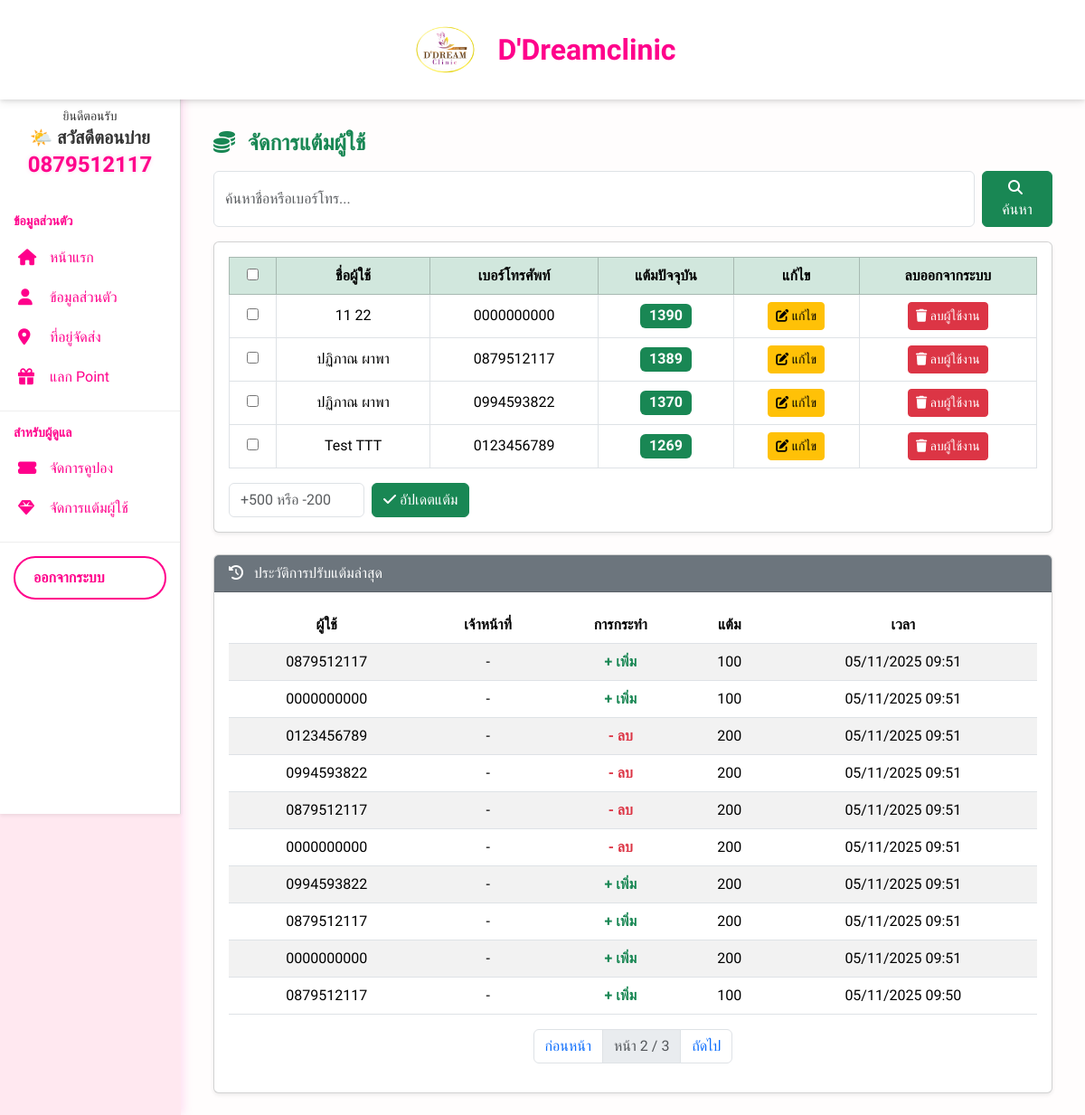
Before: /account/adminpanel/points/?history_page=2 (signed in) with the older database file.
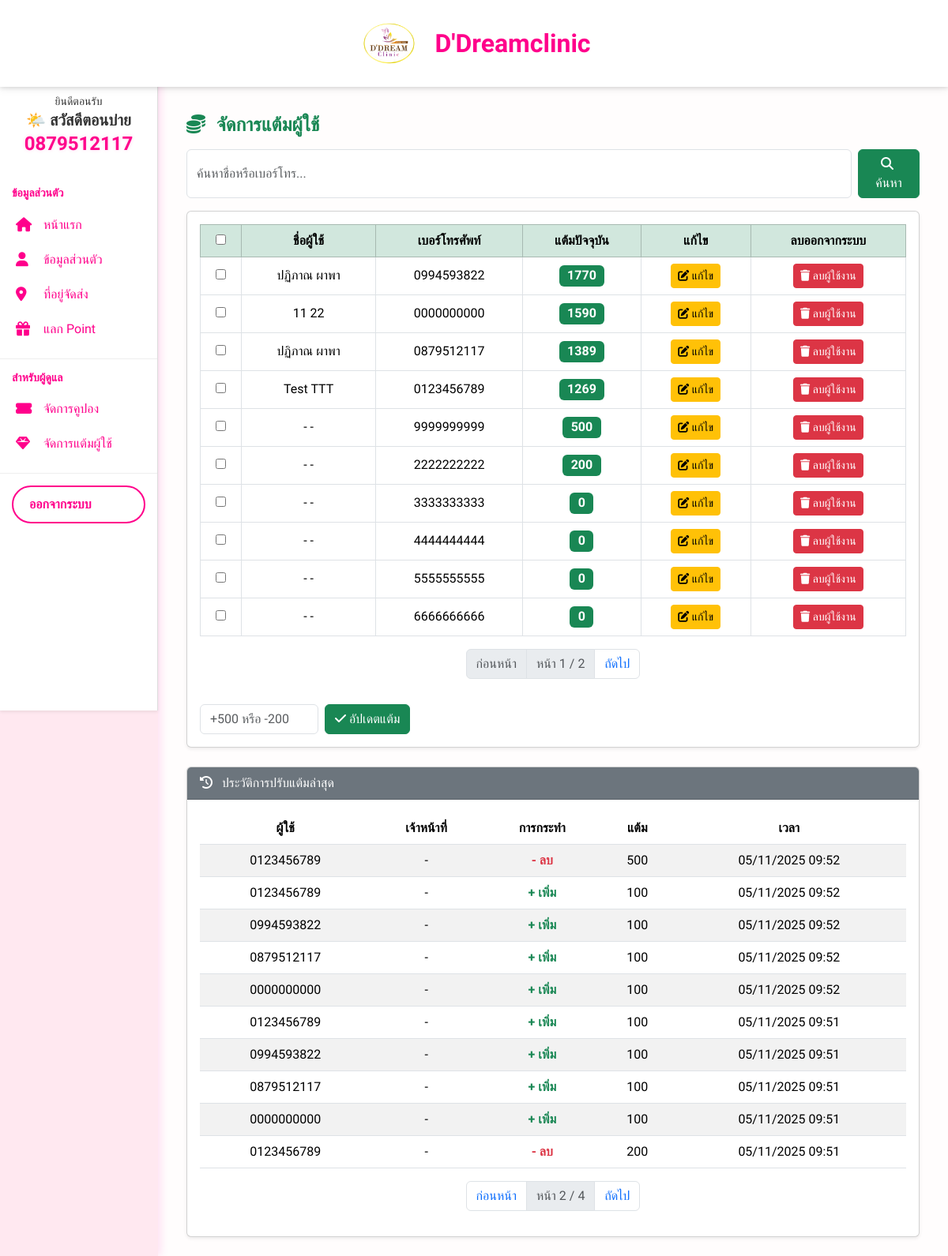
After: the same page with the newer database file.
### account/models.py (models this page shows, shortened)
class Profile(models.Model):
    TITLE_CHOICES = [
        ('นาย', 'นาย'),
        ('นาง', 'นาง'),
        ('นางสาว', 'นางสาว'),
        ('อื่นๆ', 'อื่นๆ'),
    ]
    GENDER_CHOICES = [
        ('ชาย', 'ชาย'),
        ('หญิง', 'หญิง'),
        ('อื่นๆ', 'อื่นๆ'),
    ]
    user = models.OneToOneField(User, on_delete=models.CASCADE)
    title = models.CharField(max_length=20, choices=TITLE_CHOICES, blank=True)
    gender = models.CharField(max_length=10, choices=GENDER_CHOICES, blank=True)
    phone = models.IntegerField(blank=True, null=True)
    points = models.PositiveIntegerField(default=0)
    house_no = models.CharField(max_length=50, blank=True)
    moo = models.CharField(max_length=10, blank=True)
    street = models.CharField(max_length=100, blank=True)
    subdistrict = models.CharField(max_length=100, blank=True)  # แขวง/ตำบล
    district = models.CharField(max_length=100, blank=True)     # เขต/อำเภอ
    province = models.CharField(max_length=100, blank=True)
    postal_code = models.CharField(max_length=10, blank=True)

class User(AbstractUser):
    phone = models.CharField(max_length=10, unique=True)
    username = models.CharField(max_length=150, blank=True, null=True)
    USERNAME_FIELD = 'phone'
    REQUIRED_FIELDS = []

class PointTransaction(models.Model):
    ACTION_CHOICES = [
        ('add', 'เพิ่มแต้ม'),
        ('subtract', 'ลบแต้ม'),
    ]
    staff = models.ForeignKey(settings.AUTH_USER_MODEL, on_delete=models.SET_NULL, null=True, related_name='transactions_made')
    user = models.ForeignKey(settings.AUTH_USER_MODEL, on_delete=models.CASCADE, related_name='transactions_received')
    action = models.CharField(max_length=10, choices=ACTION_CHOICES)
    points = models.IntegerField()
    created_at = models.DateTimeField(auto_now_add=True)

### account/views.py (the view, shortened to what this page needs)
# urls.py: path('adminpanel/points/', views.staff_manage_points, name='adminpanel_manage_points'),
@staff_member_required
def staff_manage_points(request):
    query = request.GET.get("q", "")
    profiles = Profile.objects.select_related("user").order_by("-points")
    if query:
        profiles = profiles.filter(
            Q(user__first_name__icontains=query)
            | Q(user__last_name__icontains=query)
            | Q(user__phone__icontains=query)
        )
    user_paginator = Paginator(profiles, 10)
    user_page_number = request.GET.get("user_page")
    profiles_page = user_paginator.get_page(user_page_number)
    history_qs = PointTransaction.objects.select_related("staff", "user").order_by("-created_at")
    history_paginator = Paginator(history_qs, 10)
    history_page_number = request.GET.get("history_page")
    history_page = history_paginator.get_page(history_page_number)
    context = {
        "profiles": profiles_page,
        "query": query,
        "history": history_page,
    }
    return render(request, "staff/staff_manage_points.html", context)

### templates/staff/staff_manage_points.html (shortened to what the changed rows need)
{% extends 'base/base.html' %}
{% block content %}
<div class="container">
  <form method="post">
    <div class="card shadow-sm mb-4">
      <div class="card-body">
        <table class="table table-hover table-bordered align-middle text-center">
          <thead class="table-success">
            <tr>
              <th><input type="checkbox" id="select-all"></th>
              <th>ชื่อผู้ใช้</th>
              <th>เบอร์โทรศัพท์</th>
              <th>แต้มปัจจุบัน</th>
              <th>แก้ไข</th>
              <th>ลบออกจากระบบ</th>
            </tr>
          </thead>
          <tbody>
            {% for p in profiles %}
            <tr>
              <td><input type="checkbox" name="selected_users" value="{{ p.user.id }}"></td>
              <td>{{ p.user.first_name|default:"-" }} {{ p.user.last_name|default:"-" }}</td>
              <td>{{ p.user.phone }}</td>
              <td><span class="badge bg-success fs-6">{{ p.points }}</span></td>
              <td>
                <a href="{% url 'account:edit_user' p.user.id %}" class="btn btn-warning btn-sm">
                  <i class="fa fa-edit"></i> แก้ไข
                </a>
              </td>
              <td>
                <a href="{% url 'account:delete_user' p.user.id %}" class="btn btn-danger btn-sm"
                  onclick="return confirm('แน่ใจว่าต้องการลบผู้ใช้นี้?');">
                  <i class="fa fa-trash"></i> ลบผู้ใช้งาน
                </a>
              </td>
            </tr>
            {% empty %}
            <tr><td colspan="6" class="text-muted">ยังไม่มีข้อมูลผู้ใช้</td></tr>
            {% endfor %}
          </tbody>
        </table>
        {% if profiles.has_other_pages %}
        <div class="d-flex justify-content-center mt-3">
          <nav>
            <ul class="pagination">
              {% if profiles.has_previous %}
              <li class="page-item">
                <a class="page-link" href="?user_page={{ profiles.previous_page_number }}{% if query %}&q={{ query }}{% endif %}">ก่อนหน้า</a>
              </li>
              {% else %}
              <li class="page-item disabled"><span class="page-link">ก่อนหน้า</span></li>
              {% endif %}
              <li class="page-item disabled">
                <span class="page-link">หน้า {{ profiles.number }} / {{ profiles.paginator.num_pages }}</span>
              </li>
              {% if profiles.has_next %}
              <li class="page-item">
                <a class="page-link" href="?user_page={{ profiles.next_page_number }}{% if query %}&q={{ query }}{% endif %}">ถัดไป</a>
              </li>
              {% else %}
              <li class="page-item disabled"><span class="page-link">ถัดไป</span></li>
              {% endif %}
            </ul>
          </nav>
        </div>
        {% endif %}
      </div>
    </div>
  </form>
  <div class="card shadow-sm">
    <div class="card-body">
      <table class="table table-striped text-center align-middle">
        <thead>
          <tr>
            <th>ผู้ใช้</th>
            <th>เจ้าหน้าที่</th>
            <th>การกระทำ</th>
            <th>แต้ม</th>
            <th>เวลา</th>
          </tr>
        </thead>
        <tbody>
          {% for h in history %}
          <tr>
            <td>{{ h.user.phone }}</td>
            <td>{{ h.staff.username|default:"-" }}</td>
            <td>
              {% if h.action == 'add' %}
              <span class="text-success fw-bold">+ เพิ่ม</span>
              {% else %}
              <span class="text-danger fw-bold">- ลบ</span>
              {% endif %}
            </td>
            <td>{{ h.points }}</td>
            <td>{{ h.created_at|date:"d/m/Y H:i" }}</td>
          </tr>
          {% empty %}
          <tr><td colspan="5" class="text-muted">ยังไม่มีประวัติการปรับแต้ม</td></tr>
          {% endfor %}
        </tbody>
      </table>
      {% if history.has_other_pages %}
      <div class="d-flex justify-content-center mt-3">
        <nav>
          <ul class="pagination">
            {% if history.has_previous %}
            <li class="page-item">
              <a class="page-link" href="?history_page={{ history.previous_page_number }}">ก่อนหน้า</a>
            </li>
            {% else %}
            <li class="page-item disabled"><span class="page-link">ก่อนหน้า</span></li>
            {% endif %}
            <li class="page-item disabled">
              <span class="page-link">หน้า {{ history.number }} / {{ history.paginator.num_pages }}</span>
            </li>
            {% if history.has_next %}
            <li class="page-item">
              <a class="page-link" href="?history_page={{ history.next_page_number }}">ถัดไป</a>
            </li>
            {% else %}
            <li class="page-item disabled"><span class="page-link">ถัดไป</span></li>
            {% endif %}
          </ul>
        </nav>
      </div>
      {% endif %}
    </div>
  </div>
</div>
{% endblock %}

Changed rows visible on the page:
no longer on this page (row unchanged): PointTransaction: user.phone "0994593822", staff.username "-", action "- ลบ", points "200", created_at "05/11/2025 09:51"
no longer on this page (row unchanged): PointTransaction: user.phone "0879512117", staff.username "-", action "- ลบ", points "200", created_at "05/11/2025 09:51"
no longer on this page (row unchanged): PointTransaction: user.phone "0000000000", staff.username "-", action "- ลบ", points "200", created_at "05/11/2025 09:51"
no longer on this page (row unchanged): PointTransaction: user.phone "0994593822", staff.username "-", action "+ เพิ่ม", points "200", created_at "05/11/2025 09:51"
no longer on this page (row unchanged): PointTransaction: user.phone "0879512117", staff.username "-", action "+ เพิ่ม", points "200", created_at "05/11/2025 09:51"
no longer on this page (row unchanged): PointTransaction: user.phone "0000000000", staff.username "-", action "+ เพิ่ม", points "200", created_at "05/11/2025 09:51"
no longer on this page (row unchanged): PointTransaction: user.phone "0879512117", staff.username "-", action "+ เพิ่ม", points "100", created_at "05/11/2025 09:50"
changed Profile (number 1 of 10 on the later page): points "1370" → "1770"; moves up the list
changed Profile (number 2 of 10 on the later page): points "1390" → "1590"
added Profile: user.first_name "-", user.last_name "-", user.phone "9999999999", points "500"
added Profile: user.first_name "-", user.last_name "-", user.phone "2222222222", points "200"
added Profile: user.first_name "-", user.last_name "-", user.phone "3333333333", points "0"
added Profile: user.first_name "-", user.last_name "-", user.phone "4444444444", points "0"
added Profile: user.first_name "-", user.last_name "-", user.phone "5555555555", points "0"
added Profile: user.first_name "-", user.last_name "-", user.phone "6666666666", points "0"
now on this page (row unchanged): PointTransaction: user.phone "0123456789", staff.username "-", action "- ลบ", points "500", created_at "05/11/2025 09:52"
now on this page (row unchanged): PointTransaction: user.phone "0123456789", staff.username "-", action "+ เพิ่ม", points "100", created_at "05/11/2025 09:52"
now on this page (row unchanged): PointTransaction: user.phone "0994593822", staff.username "-", action "+ เพิ่ม", points "100", created_at "05/11/2025 09:52"
now on this page (row unchanged): PointTransaction: user.phone "0879512117", staff.username "-", action "+ เพิ่ม", points "100", created_at "05/11/2025 09:52"
now on this page (row unchanged): PointTransaction: user.phone "0000000000", staff.username "-", action "+ เพิ่ม", points "100", created_at "05/11/2025 09:52"
now on this page (row unchanged): PointTransaction: user.phone "0123456789", staff.username "-", action "+ เพิ่ม", points "100", created_at "05/11/2025 09:51"
now on this page (row unchanged): PointTransaction: user.phone "0994593822", staff.username "-", action "+ เพิ่ม", points "100", created_at "05/11/2025 09:51"
Other visible differences:
{{ profiles.number }}: (not shown) → "1"
{{ profiles.paginator.num_pages }}: (not shown) → "2"
{{ history.paginator.num_pages }}: "3" → "4"
text now shown: "ก่อนหน้า หน้า / ถัดไป"
